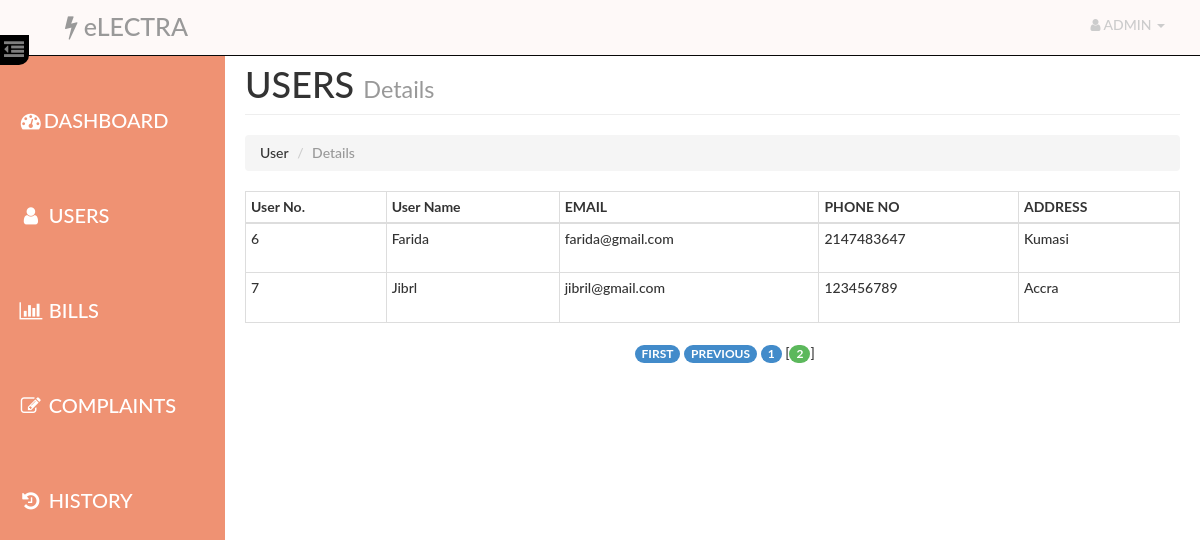
Screenshot of /admin/users.php?currentpage=2 (signed in) with the database file from the repository.
### tables this page shows
CREATE TABLE IF NOT EXISTS `user` (
  `id` int(14) NOT NULL AUTO_INCREMENT,
  `name` varchar(40) NOT NULL,
  `email` varchar(40) NOT NULL,
  `phone` int(14) NOT NULL,
  `pass` varchar(20) NOT NULL,
  `address` varchar(100) NOT NULL,
  PRIMARY KEY (`id`)
);

### admin/paging1.php (called while the page is built, shortened)
<?php
    $rowsperpage = 5;
    if (isset($_GET['currentpage']) && is_numeric($_GET['currentpage'])) {
       $currentpage = (int) $_GET['currentpage'];
    } else {
       $currentpage = 1;
    }
    $offset = ($currentpage - 1) * $rowsperpage;
 ?>

### Includes/admin.php (called while the page is built, shortened)
<?php
     require_once("db_connection_test.php");
    function retrieve_users_detail($id,$offset, $rowsperpage)
    {
        global $con;
        $query  = "SELECT * FROM user ";
        $query .= " LIMIT {$offset}, {$rowsperpage} ";
        $result = mysqli_query($con,$query);
        return $result;
    }
 ?>

### admin/users.php (the view, shortened to what this page needs)
<?php
    require_once('head_html.php');
    require_once('../Includes/session.php');
    require_once('../Includes/admin.php');
?>
<body>
    <div id="wrapper">
        <?php
            require_once("nav.php");
            require_once("sidebar.php");
        ?>
        <div id="page-content-wrapper">
            <div class="container-fluid">
                <div class="row">
                    <div class="col-lg-12">
                        <h1 class="page-header">
                            USERS
                            <small>Details</small>
                        </h1>
                        <ol class="breadcrumb">
                          <li>User</li>
                          <li class="active">Details</li>
                        </ol>
                        <div class="table-responsive" style="padding-top: 0">
                                <table class="table table-hover table-bordered table-condensed">
                                    <thead>
                                        <tr>
                                            <th>User No.</th>
                                            <th>User Name</th>
                                            <th>EMAIL</th>
                                            <th>PHONE NO</th>
                                            <th>ADDRESS</th>
                                        </tr>
                                    </thead>
                                    <tbody>
                                     <?php
                                            include("paging1.php");
                                            $result = retrieve_users_detail($_SESSION['aid'],$offset, $rowsperpage);
                                            while($row = mysqli_fetch_assoc($result)){
                                            ?>
                                                <tr>
                                                    <td height="50"><?php echo $row['id'] ?></td>
                                                    <td><?php echo $row['name'] ?></td>
                                                    <td><?php echo $row['email'] ?></td>
                                                    <td><?php echo $row['phone'] ?></td>
                                                    <td><?php echo $row['address'] ?></td>
                                                </tr>
                                            <?php } ?>
                                    </tbody>
                                </table>
                                <?php include("paging2.php");  ?>
                        </div>
                    </div>
                </div>
            </div>
        </div>
    </div>
</body>
</html>

### assets/css/dash_admin.css (style rules this page uses)
html { height: 100%; }
body, html { width: 100%; height: 100%; }
body, h1, h2, h3, h4, h5, h6 { font-family: "Lato","Helvetica Neue",Helvetica,Arial,sans-serif; font-weight: 500; }
#wrapper { padding-left: 10px; padding-top: 5px; -webkit-transition: all 0.5s ease; -moz-transition: all 0.5s ease; -o-transition: all 0.5s ease; transition: all 0.5s ease; }
#page-content-wrapper { width: 100%; padding: 15px; min-height:100%; }
@media (min-width:768px) { #wrapper { padding-left: 225px; } }
@media (min-width:768px) { #page-content-wrapper { padding: 20px; } }
.table-responsive { padding-top: 20px; padding-bottom: 20px; }

### rows the page displays
user: id "6", name "Farida", email "farida@gmail.com", phone "2147483647", address "Kumasi"
user: id "7", name "Jibrl", email "jibril@gmail.com", phone "123456789", address "Accra"
